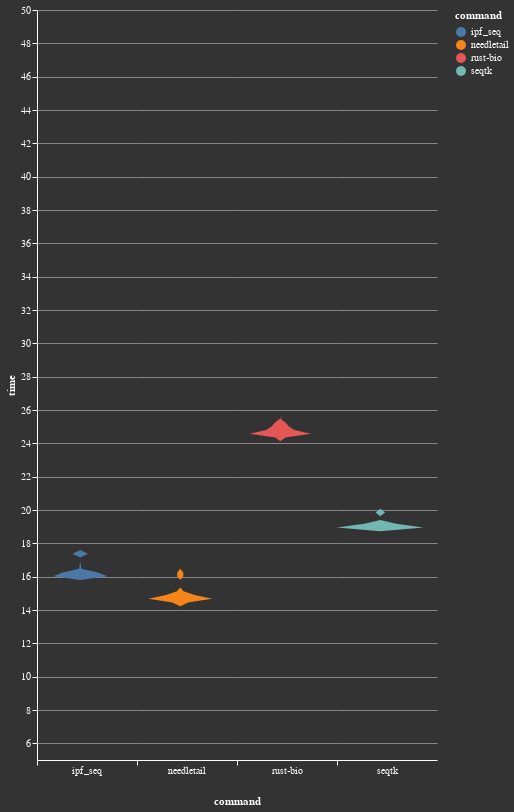

The notebook cell saved with this chart:
### Code cell
fig = altair.Chart(df).transform_density(
    'time',
    as_=['time', 'density'],
    extent=[5, 50],
    groupby=['command']
).mark_area(orient='horizontal').encode(
    y='time:Q',
    color='command:N',
    x=altair.X(
        'density:Q',
        stack='center',
        impute=None,
        title=None,
        axis=altair.Axis(labels=False, values=[0],grid=False, ticks=True),
    ),
    column=altair.Column(
        'command:N',
        header=altair.Header(
            titleOrient='bottom',
            labelOrient='bottom',
            labelPadding=0,
        ),
    )
).properties(
    width=100
).configure_facet(
    spacing=0
).configure_view(
    stroke=None
)

fig

### Figure 1 — Vega-Lite specification as saved in the notebook (floating-point values rounded to 4 significant figures)
{"config": {"background": "#333", "title": {"color": "#fff"}, "style": {"guide-label": {"fill": "#fff"}, "guide-title": {"fill": "#fff"}}, "axis": {"domainColor": "#fff", "gridColor": "#888", "tickColor": "#fff"}, "view": {"height": 750, "width": 1000, "stroke": null}, "range": {}, "facet": {"spacing": 0}}, "data": {"name": "data-cac7168d788b80811b43ce50000a4021"}, "mark": {"type": "area", "orient": "horizontal"}, "encoding": {"color": {"type": "nominal", "field": "command"}, "column": {"type": "nominal", "field": "command", "header": {"labelOrient": "bottom", "labelPadding": 0, "titleOrient": "bottom"}}, "x": {"type": "quantitative", "axis": {"grid": false, "labels": false, "ticks": true, "values": [0]}, "field": "density", "impute": null, "stack": "center", "title": null}, "y": {"type": "quantitative", "field": "time"}}, "transform": [{"density": "time", "extent": [5, 50], "groupby": ["command"], "as": ["time", "density"]}], "width": 100, "$schema": "https://vega.github.io/schema/vega-lite/v4.8.1.json", "datasets": {"data-cac7168d788b80811b43ce50000a4021": [{"command": "seqtk", "time": 18.91}, {"command": "seqtk", "time": 19.16}, {"command": "seqtk", "time": 19.01}, {"command": "seqtk", "time": 18.98}, {"command": "seqtk", "time": 19.03}, {"command": "seqtk", "time": 19.04}, {"command": "seqtk", "time": 19.02}, {"command": "seqtk", "time": 19.02}, {"command": "seqtk", "time": 19.8}, {"command": "seqtk", "time": 18.96}, {"command": "ipf_seq", "time": 16.12}, {"command": "ipf_seq", "time": 17.42}, {"command": "ipf_seq", "time": 16.14}, {"command": "ipf_seq", "time": 16.22}, {"command": "ipf_seq", "time": 16.0}, {"command": "ipf_seq", "time": 16.11}, {"command": "ipf_seq", "time": 16.58}, {"command": "ipf_seq", "time": 16.15}, {"command": "ipf_seq", "time": 16.18}, {"command": "ipf_seq", "time": 16.02}, {"command": "needletail", "time": 15.01}, {"command": "needletail", "time": 14.6}, {"command": "needletail", "time": 14.64}, {"command": "needletail", "time": 14.7}, {"command": "needletail", "time": 14.56}, {"command": "needletail", "time": 16.14}, {"command": "needletail", "time": 14.88}, {"command": "needletail", "time": 14.66}, {"command": "needletail", "time": 14.8}, {"command": "needletail", "time": 14.69}, {"command": "rust-bio", "time": 25.19}, {"command": "rust-bio", "time": 24.6}, {"command": "rust-bio", "time": 25.04}, {"command": "rust-bio", "time": 24.54}, {"command": "rust-bio", "time": 24.62}, {"command": "rust-bio", "time": 24.57}, {"command": "rust-bio", "time": 24.6}, {"command": "rust-bio", "time": 24.7}, {"command": "rust-bio", "time": 24.85}, {"command": "rust-bio", "time": 24.54}]}}
